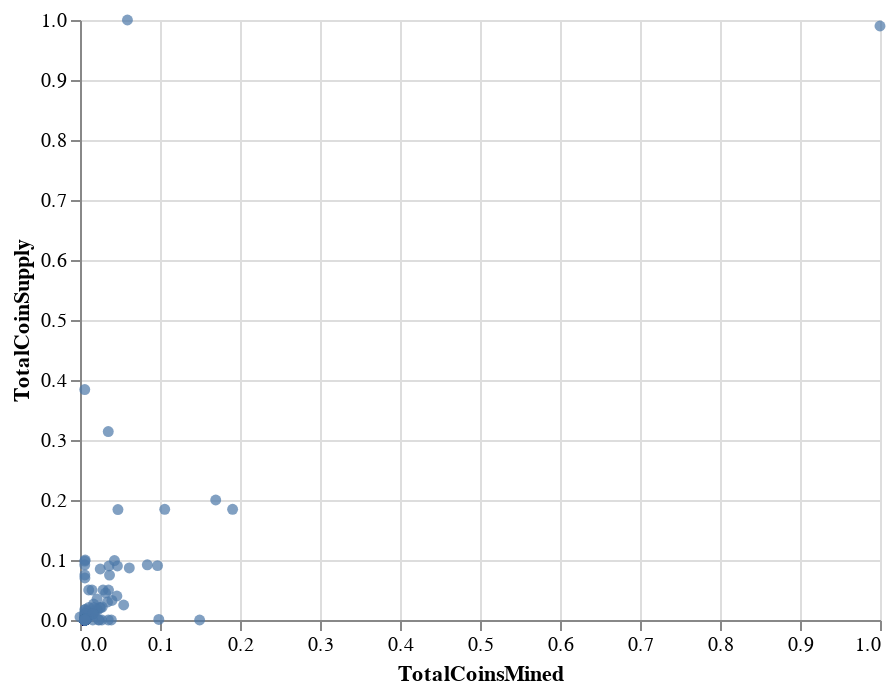

Notebook source saved alongside this figure:
### Code cell
# Plot the scatter with x="TotalCoinsMined" and y="TotalCoinSupply"
alt.Chart(tradable_df).mark_circle().encode(x="TotalCoinsMined", y="TotalCoinSupply")

### Figure 1 — Vega-Lite specification as saved in the notebook (floating-point values rounded to 4 significant figures; data arrays with more than 128 entries replaced by an {"elided": "..."} marker saying what was removed)
{"config": {"view": {"continuousWidth": 400, "continuousHeight": 300}}, "data": {"name": "data-1f2a9476038ed8df9376a1bb1b903065"}, "mark": "circle", "encoding": {"x": {"type": "quantitative", "field": "TotalCoinsMined"}, "y": {"type": "quantitative", "field": "TotalCoinSupply"}}, "$schema": "https://vega.github.io/schema/vega-lite/v4.8.1.json", "datasets": {"data-1f2a9476038ed8df9376a1bb1b903065": {"elided": "533 records"}}}
